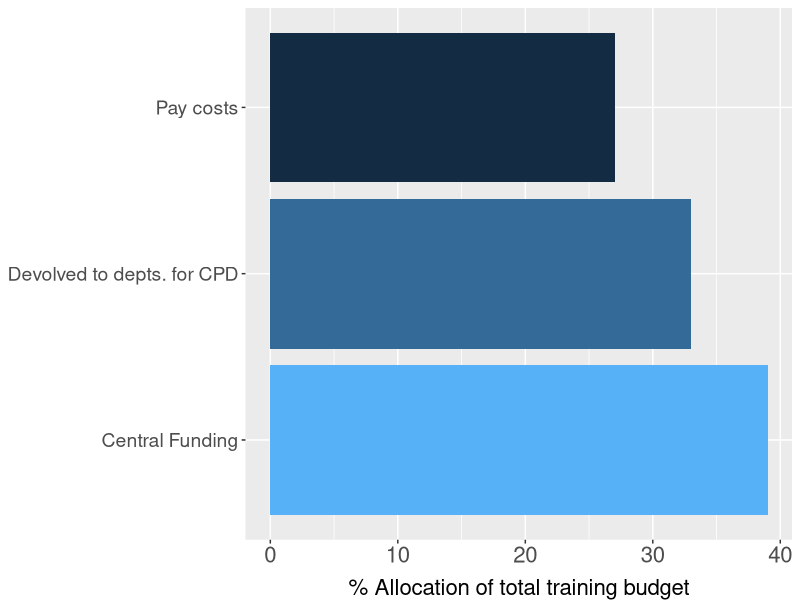

The R script that drew this image: (Note: this script raises an error after producing the figure.)
## ---- chunk 1
setwd("C:/Users/Mike/Rspace/Debs")
library(ggplot2)
library(tidyr)
library(dplyr)
## ---- chunk 2
tb<-data.frame("Category"=c("Pay costs","Devolved to depts. for CPD","Central Funding"),"Allocation"=c(27,33,39))
## ---- chunk 3
png("budgetallocation.png",width = 680, height = 480)
d<-ggplot(data=tb,
        aes(x=Category, y=Allocation,fill=Allocation, order=-Allocation))+
        geom_bar(stat="identity")+
        #facet_wrap(~variable)+
        coord_flip()+
        scale_y_continuous(breaks = seq(0, 50, 10))+
        theme(axis.text.x = element_text(size=16),
        axis.text.y=element_text(size=14))+
        labs(y = "% Allocation of total training budget")+
        theme(axis.title.x = element_text(size=16,vjust=-.5),
        axis.title.y=element_blank())+
       # theme(legend.text=element_text(size=12),
               # legend.title = element_blank())+
        theme(legend.position="none")
d
dev.off() 
## ---- chunk 4
kpi<-data.frame("Qualification"=c("Post grad qual.","Teaching qual.or equiv (HEA Fellow)","HEA membership"),
                "CurrentPosition"=c(57,27,18),
                "Headcount"=c(85,40,27))
kpitidy<-gather(kpi,CurrentPosition,Headcount,-Qualification)
## ---- chunk 5

count_names <- list(
  'count#1'="Current Position %",
  'count#2'="Head Count"
  )

count_labeller <- function(variable,value){
  return(count_names[value])
}

png("headcount.png",width = 680, height = 480)
d<-ggplot(data=kpitidy,
        aes(x=Qualification, y=Headcount,fill=CurrentPosition))+
        geom_bar(stat="identity")+
        facet_grid(CurrentPosition~.,labeller=count_labeller)+
        #coord_flip()+
        scale_y_continuous(breaks = seq(0, 100, 10))+
        theme(axis.text.x = element_text(size=16),
        axis.text.y=element_text(size=14))+
        labs(title = "Falmouth University May 2015 % of academic staff")+
        theme(title=element_text(size=16,vjust=1.5))+
        theme(axis.title.x = element_text(size=16,vjust=-.5),
        axis.title.y=element_blank())+
       # theme(legend.text=element_text(size=12),
               # legend.title = element_blank())+
        theme(legend.position="none")+
         theme(strip.text.y = element_text(size=12, face="bold"))
d
dev.off() 
